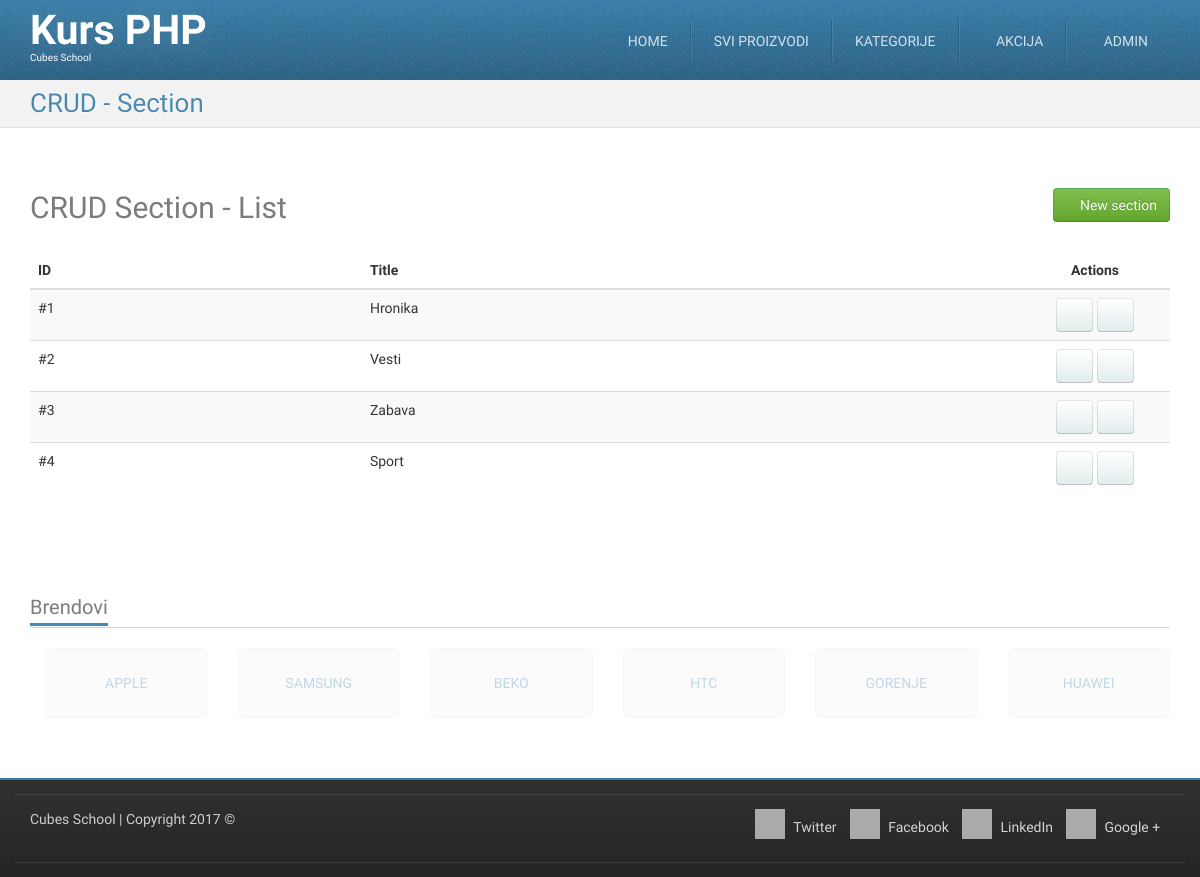
The app's page /crud-section-list.php (signed in) with its own data.
### tables this page shows
CREATE TABLE `sections` (
  `id` int(11) NOT NULL,
  `title` varchar(255) NOT NULL
);

### crud-section-list.php (called while the page is built, shortened)
<?php
require_once __DIR__ . '/models/m_sections.php';
$sections = sectionsFetchAll();
require_once __DIR__ . '/views/layout/header.php';
require_once __DIR__ . '/views/templates/t_crud-section-list.php';
require_once __DIR__ . '/views/layout/footer.php';

### models/m_sections.php (called while the page is built, shortened)
<?php
require_once __DIR__ . '/m_database.php';
function sectionsFetchAll() {
	$query = "SELECT `sections`.* FROM `sections`";
	return dbFetchAll($query);
}

### models/m_database.php (called while the page is built, shortened)
<?php
function dbGetLink() {
    static $link;
    if (!isset($link)) {
        $link = mysqli_connect('127.0.0.1', 'cubes', 'cubes', 'cubesphp');
    }
    return $link;
}
function dbQuery($query) {
    $link = dbGetLink();
    $result = mysqli_query($link, $query);
    return $result;
}
function dbFetchAll($query) {
    $result = dbQuery($query);
    return mysqli_fetch_all($result, MYSQLI_ASSOC);
}

### views/templates/t_crud-section-list.php (the view)
<div id="highlighted">
    <div class="container">
        <div class="header">
            <h2 class="page-title">
                <span>CRUD - Section</span>
            </h2>
        </div>
    </div>
</div>
<div id="content">
    <div class="container portfolio">
        <div class="row">
            <div class="col-md-12">
                <h2>
                    CRUD Section - List
                    <a href="/crud-section-insert.php" class="pull-right btn btn-success">
                        <i class="fa fa-plus-circle"></i>
                        New section
                    </a>
                </h2>
            </div>
        </div>
        <div class="row">
            <div class="col-md-12">
                <table class="table table-striped table-hover">
                    <thead>
                        <tr>
                            <th>ID</th>
                            <th>Title</th>
                            <th class="actions text-center">Actions</th>
                        </tr>
                    </thead>
                    <tbody>
                        <?php foreach ($sections as $section) { ?>
                            <tr>
                                <td>
                                    #<?php echo htmlspecialchars($section['id']); ?>
                                </td>
                                <td>
                                    <?php echo htmlspecialchars($section['title']); ?>
                                </td>
                                <td class="text-center">
                                    <div class="btn-section">
                                        <a href="/crud-section-edit.php?id=<?php echo htmlspecialchars($section['id']); ?>" class="btn btn-default"><i class="fa fa-pencil"></i></a>
                                        <a href="/crud-section-delete.php?id=<?php echo htmlspecialchars($section['id']); ?>" class="btn btn-default"><i class="fa fa-trash"></i></a>
                                    </div>
                                </td>
                            </tr>
                        <?php } ?>
                    </tbody>
                </table>
            </div>
        </div>
    </div>
</div>

### skins/tema/css/theme-style.css (style rules this page uses)
h1, h2, h3 { line-height: 40px; }
h1, h2, h3, h4, h5, h6 { color: rgba(36, 36, 36, 0.6); }
a { color: #377ca8; text-decoration: none; }
.btn-default { color: #333333; text-shadow: 0 1px 1px rgba(255, 255, 255, 0.75); background-image: -webkit-linear-gradient(top, #ffffff 0%, #e2edee 100%); background-image: -o-linear-gradient(top, #ffffff 0%, #e2edee 100%); background-image: linear-gradient(to bottom, #ffffff 0%, #e2edee 100%); background-repeat: repeat-x; filter: progid:DXImageTransform.Microsoft.gradient(startColorstr='#ffffffff', endColorstr='#ffe2edee', GradientType=0); border-color: #e2edee #e2edee #b2cfd2; border-color: rgba(0, 0, 0, 0.1) rgba(0, 0, 0, 0.1) rgba(0, 0, 0, 0.25); *background-color: #e2edee; filter: progid:DXImageTransform.Microsoft.gradient(enabled = false); -webkit-transition: all; -o-transition: all; transition: all; }
.btn-success { color: #ffffff; text-shadow: 0 -1px 0 rgba(0, 0, 0, 0.25); background-image: -webkit-linear-gradient(top, #7fbf4d 0%, #63a62f 100%); background-image: -o-linear-gradient(top, #7fbf4d 0%, #63a62f 100%); background-image: linear-gradient(to bottom, #7fbf4d 0%, #63a62f 100%); background-repeat: repeat-x; filter: progid:DXImageTransform.Microsoft.gradient(startColorstr='#ff7fbf4d', endColorstr='#ff63a62f', GradientType=0); border-color: #63a62f #63a62f #3f6a1e; border-color: rgba(0, 0, 0, 0.1) rgba(0, 0, 0, 0.1) rgba(0, 0, 0, 0.25); *background-color: #63a62f; filter: progid:DXImageTransform.Microsoft.gradient(enabled = false); -webkit-transition: all; -o-transition: all; transition: all; }
html { background-image: -webkit-linear-gradient(top, #e0e0e0 0%, #ffffff 100%); background-image: -o-linear-gradient(top, #e0e0e0 0%, #ffffff 100%); background-image: linear-gradient(to bottom, #e0e0e0 0%, #ffffff 100%); background-repeat: repeat-x; filter: progid:DXImageTransform.Microsoft.gradient(startColorstr='#ffe0e0e0', endColorstr='#ffffffff', GradientType=0); }
body { margin: 0; font-family: "Monda", Arial, serif; font-size: 14px; line-height: 1.428571429; color: #333333; background-color: #ffffff; position: relative; }
.page-title { margin: 0; }
#highlighted { -webkit-transition: all 0.4s ease-out; -o-transition: all 0.4s ease-out; transition: all 0.4s ease-out; border-bottom: 1px solid #e1e1e1; background: #f2f2f2 url(../img/bg_noise-5.png) left top repeat; color: #377ca8; text-shadow: 1px 1px 1px #ffffff; }
.has-navbar-fixed-top #content { margin-top: 82px; }
.has-navbar-fixed-top.has-highlighted #highlighted, .has-navbar-fixed-top.page-index #highlighted, .has-navbar-fixed-top.page-index-carousel #highlighted, .has-navbar-fixed-top.page-starter #highlighted { margin-top: 80px; }
.has-navbar-fixed-top.has-highlighted #content, .has-navbar-fixed-top.page-index #content, .has-navbar-fixed-top.page-index-carousel #content, .has-navbar-fixed-top.page-starter #content { margin-top: 0; }
#content { padding: 40px 0; background-color: #ffffff; }
.header { margin-bottom: 0; }
.header:before, .header:after { content: " "; display: table; }
.header:after { clear: both; }
.header .page-title { font-size: 26px; margin: 8px 0 8px 0; color: rgba(55, 124, 168, 0.9); }
.header .page-title span, .header .page-title small { display: block; line-height: 1.2 !important; }
@media (min-width: 768px) { .header .page-title { float: left; } }
.services .row, .portfolio .row { margin-bottom: 1em; }

### skins/tema/css/custom-style.css (style rules this page uses)
table .actions { width: 150px; }

### skins/tema/css/colour-blue.css (style rules this page uses)
body a { color: #377ca8; text-decoration: none; }
body #highlighted { border-bottom-color: #e1e1e1; background-color: #f2f2f2; color: #377ca8; text-shadow: 1px 1px 1px #ffffff; }
body .header .page-title { color: rgba(55, 124, 168, 0.9); }

### records on screen
sections: id "1", title "Hronika"
sections: id "2", title "Vesti"
sections: id "3", title "Zabava"
sections: id "4", title "Sport"
